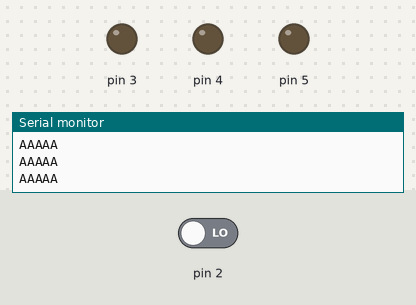
A sketch run on a simulated Arduino Uno, built with avr-gcc and run on an emulated ATmega328P. Shown: output pins drawn as LEDs (lit = HIGH), the last lines printed to the serial monitor. Inputs (shaded band) come from the test bench; at power-on: pin 2 LOW.

Above: at 2.8 s.
2.9 s: pin 2 driven HIGH
At 3.5 s:
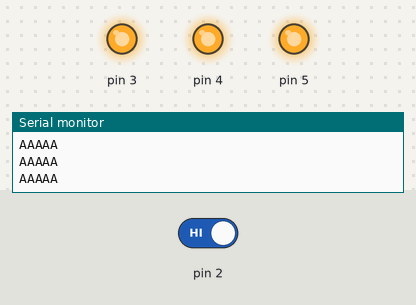
4.5 s: pin 2 driven LOW
At 6.2 s:
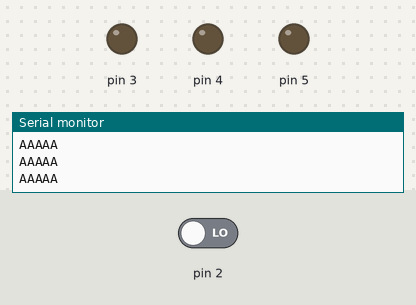
Timing chart, 0 to 7.7 s (numbered marks = the images above; inputs shaded):
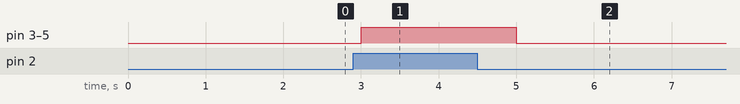

The sketch:

circuitdebasediodespourexpliquerarduino.ino
```cpp
// (licence header left out)
// Pin 13 has an LED connected on most Arduino boards.
// give it a name:
int led = 13;
int state;

// the setup routine runs once when you press reset:
void setup()
{
    Serial.begin(9600);
    // initialize the digital pin as an output.
    Serial.print("couddddcou");
    Serial.println();
    pinMode(3, OUTPUT);
    pinMode(4, OUTPUT);
    pinMode(5, OUTPUT);
    pinMode(2, INPUT);
}

// the loop routine runs over and over again forever:
void loop()
{
    Serial.print("AAAAA");// wait for a second
    Serial.println();

    Serial.println();
    state = digitalRead(2);
    if (state == HIGH) {
        digitalWrite(5, HIGH);
        digitalWrite(4, HIGH);
        digitalWrite(3, HIGH); // turn the LED on (HIGH is the voltage level)
        delay(1000);               // wait for a second
    } else {
        digitalWrite(5, LOW); // turn the LED off by making the voltage LOW
        digitalWrite(4, LOW);
        digitalWrite(3, LOW);
    }
    delay(1000);
}
```

Measured:
- after the input at 2.9 s, pin 3–5: LOW → HIGH after 0.10 s
- after the input at 4.5 s, pin 3–5: HIGH → LOW after 0.50 s
